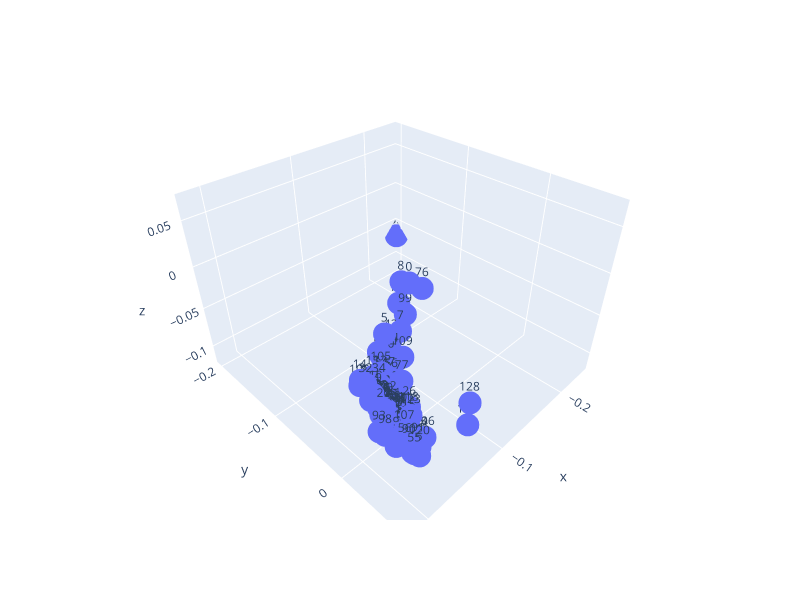

The notebook cell this image was saved under:
### Markdown cell above
### Plotly

### Code cell
import plotly.express as px
import matplotlib.pyplot as plt

# Optional labels
labels = [f"{i}" for i in range(len(data))]

# Convert to DataFrame
import pandas as pd
df = pd.DataFrame(data, columns=["x", "y", "z"])
df["label"] = labels

# Create 3D scatter plot
fig = px.scatter_3d(df, x="x", y="y", z="z", text="label", hover_name="label")
fig.update_layout(
    width=800,
    height=600
)
fig.show()

### Figure 1 — Plotly figure (JSON) as saved in the notebook; plotly's stock layout.template omitted (floating-point values rounded to 4 significant figures; data arrays with more than 128 entries replaced by an {"elided": "..."} marker saying what was removed)
{"data": [{"hovertemplate": "<b>%{hovertext}</b><br><br>x=%{x}<br>y=%{y}<br>z=%{z}<br>label=%{text}<extra></extra>", "hovertext": {"elided": "129 str values"}, "legendgroup": "", "marker": {"color": "#636efa", "symbol": "circle"}, "mode": "markers+text", "name": "", "scene": "scene", "showlegend": false, "text": {"elided": "129 str values"}, "type": "scatter3d", "x": {"elided": "129 float values"}, "y": {"elided": "129 float values"}, "z": {"elided": "129 float values"}}], "layout": {"height": 600, "legend": {"tracegroupgap": 0}, "margin": {"t": 60}, "scene": {"domain": {"x": [0, 1], "y": [0, 1]}, "xaxis": {"title": {"text": "x"}}, "yaxis": {"title": {"text": "y"}}, "zaxis": {"title": {"text": "z"}}}, "width": 800}}
